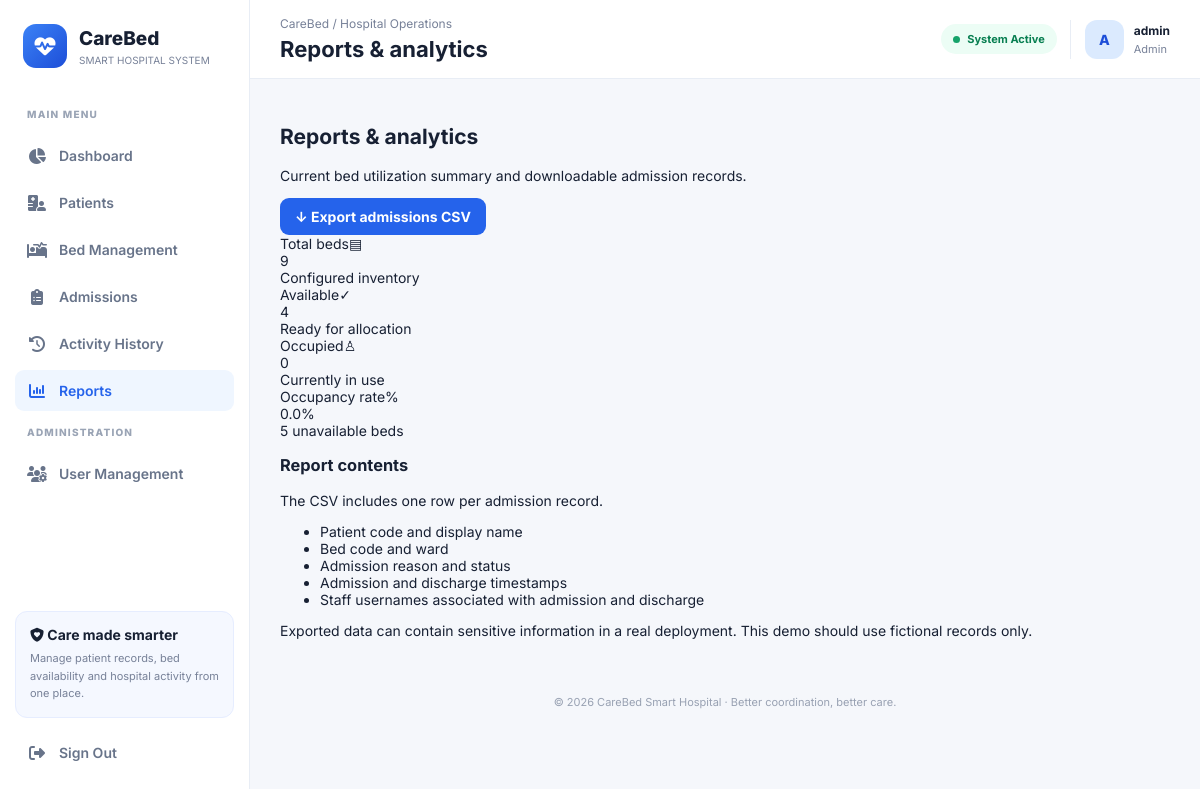
Screenshot of /reports (signed in) with the database file from the repository.
### app.py (models this page shows, shortened)
class User(UserMixin, db.Model):
    id = db.Column(db.Integer, primary_key=True)
    username = db.Column(db.String(80), unique=True, nullable=False)
    password_hash = db.Column(db.String(255), nullable=False)
    role = db.Column(db.String(20), nullable=False, default="staff")
    created_at = db.Column(db.DateTime, default=datetime.utcnow)

### app.py (the view)
@app.route("/reports")
@roles_required("admin")
def reports():
    total = Bed.query.count()
    occupied = Bed.query.filter_by(status="Occupied").count()
    available = Bed.query.filter_by(status="Available").count()
    unavailable = Bed.query.filter_by(status="Unavailable").count()
    occupancy = round(occupied / total * 100, 1) if total else 0
    return render_template(
        "reports.html",
        total=total,
        occupied=occupied,
        available=available,
        unavailable=unavailable,
        occupancy=occupancy
    )

### app.py (called while the page is built)
@login_manager.user_loader
def load_user(user_id):
    return db.session.get(User, int(user_id))

def roles_required(*roles):
    def decorator(view):
        @wraps(view)
        @login_required
        def wrapped(*args, **kwargs):
            if current_user.role not in roles:
                abort(403)
            return view(*args, **kwargs)
        return wrapped
    return decorator

### templates/reports.html (shortened to what this page needs)
{% extends "base.html" %}
{% block page_heading %}Reports & analytics{% endblock %}
{% block content %}
<div class="section-intro"><div><h1>Reports & analytics</h1><p>Current bed utilization summary and downloadable admission records.</p></div><a class="btn btn-primary" href="{{ url_for('export_report') }}">↓ Export admissions CSV</a></div>
<div class="metric-grid">
<div class="metric-card"><div class="metric-top"><span>Total beds</span><span class="metric-icon blue">▤</span></div><div class="metric-number">{{ total }}</div><div class="metric-foot">Configured inventory</div></div>
<div class="metric-card"><div class="metric-top"><span>Available</span><span class="metric-icon green">✓</span></div><div class="metric-number">{{ available }}</div><div class="metric-foot">Ready for allocation</div></div>
<div class="metric-card"><div class="metric-top"><span>Occupied</span><span class="metric-icon orange">♙</span></div><div class="metric-number">{{ occupied }}</div><div class="metric-foot">Currently in use</div></div>
<div class="metric-card"><div class="metric-top"><span>Occupancy rate</span><span class="metric-icon purple">%</span></div><div class="metric-number">{{ occupancy }}%</div><div class="metric-foot">{{ unavailable }} unavailable beds</div></div>
</div>
<div class="panel-card mt-4"><div class="panel-heading"><div><h3>Report contents</h3><p>The CSV includes one row per admission record.</p></div></div><ul class="report-list"><li>Patient code and display name</li><li>Bed code and ward</li><li>Admission reason and status</li><li>Admission and discharge timestamps</li><li>Staff usernames associated with admission and discharge</li></ul><div class="alert alert-info mt-3 mb-0">Exported data can contain sensitive information in a real deployment. This demo should use fictional records only.</div></div>
{% endblock %}

### templates/base.html (shortened to what this page needs)
<!DOCTYPE html>
<html lang="en">
<head>
    <link rel="stylesheet" href="https://cdnjs.cloudflare.com/ajax/libs/font-awesome/6.5.2/css/all.min.css">
</head>
<body>
    {% set ep = request.endpoint or '' %}
    <aside class="sidebar">
        <a class="brand"
           href="{{ url_for('dashboard') if current_user.is_authenticated else url_for('login') }}">
            <div class="brand-icon">
                <i class="fa-solid fa-heart-pulse"></i>
            </div>
            <div>
                <div class="brand-name">CareBed</div>
                <div class="brand-sub">SMART HOSPITAL SYSTEM</div>
            </div>
        </a>
        {% if current_user.is_authenticated %}
        <div class="nav-label">MAIN MENU</div>
        <nav>
            <a class="nav-link {{ 'active' if ep == 'dashboard' else '' }}"
               href="{{ url_for('dashboard') }}">
                <i class="fa-solid fa-chart-pie"></i> Dashboard
            </a>
            <a class="nav-link {{ 'active' if ep in ['patients', 'edit_patient'] else '' }}"
               href="{{ url_for('patients') }}">
                <i class="fa-solid fa-hospital-user"></i> Patients
            </a>
            <a class="nav-link {{ 'active' if ep in ['beds', 'toggle_bed'] else '' }}"
               href="{{ url_for('beds') }}">
                <i class="fa-solid fa-bed-pulse"></i> Bed Management
            </a>
            <a class="nav-link {{ 'active' if ep in ['admissions', 'discharge'] else '' }}"
               href="{{ url_for('admissions') }}">
                <i class="fa-solid fa-clipboard-list"></i> Admissions
            </a>
            <a class="nav-link {{ 'active' if ep == 'history' else '' }}"
               href="{{ url_for('history') }}">
                <i class="fa-solid fa-clock-rotate-left"></i> Activity History
            </a>
            {% if current_user.role == 'admin' %}
            <a class="nav-link {{ 'active' if ep in ['reports', 'export_report'] else '' }}"
               href="{{ url_for('reports') }}">
                <i class="fa-solid fa-chart-column"></i> Reports
            </a>
            <div class="nav-label">ADMINISTRATION</div>
            <a class="nav-link {{ 'active' if ep == 'users' else '' }}"
               href="{{ url_for('users') }}">
                <i class="fa-solid fa-users-gear"></i> User Management
            </a>
            {% endif %}
        </nav>
        {% endif %}
        <div class="sidebar-bottom">
            {% if current_user.is_authenticated %}
            <div class="sidebar-note">
                <strong><i class="fa-solid fa-shield-heart"></i> Care made smarter</strong>
                <p>Manage patient records, bed availability and hospital activity from one place.</p>
            </div>
            <form class="logout-form" method="POST" action="{{ url_for('logout') }}">
                <button type="submit" class="nav-link logout-button">
                    <i class="fa-solid fa-right-from-bracket"></i> Sign Out
                </button>
            </form>
            {% endif %}
        </div>
    </aside>
    <main class="main">
        <header class="topbar">
            <div>
                <div class="topbar-caption">CareBed / Hospital Operations</div>
                <h1>{% block page_heading %}Hospital Overview{% endblock %}</h1>
            </div>
            <div class="topbar-right">
                {% if current_user.is_authenticated %}
                <span class="status-pill">
                    <span class="status-dot"></span> System Active
                </span>
                <div class="profile">
                    <div class="avatar">
                        {{ (current_user.username or 'U')[0]|upper }}
                    </div>
                    <div>
                        <div class="profile-name">{{ current_user.username }}</div>
                        <div class="profile-role">
                            {{ current_user.role|default('Staff', true)|title }}
                        </div>
                    </div>
                </div>
                {% else %}
                <a class="btn btn-primary" href="{{ url_for('login') }}">
                    <i class="fa-solid fa-right-to-bracket"></i> Sign In
                </a>
                {% endif %}
            </div>
        </header>
        <section class="page-content">
            {% block content %}{% endblock %}
        </section>
        <footer class="footer">
            &copy; 2026 CareBed Smart Hospital · Better coordination, better care.
        </footer>
    </main>
</body>
</html>

### templates/base.html (style rules this page uses)
:root { --primary: #2563eb; --primary-dark: #1d4ed8; --primary-light: #eff6ff; --background: #f5f7fb; --surface: #ffffff; --text: #172033; --muted: #778198; --border: #e8edf5; --sidebar-width: 250px; }
* { box-sizing: border-box; }
html, body { margin: 0; min-height: 100%; width: 100%; }
body { font-family: 'Inter', Arial, sans-serif; background: var(--background); color: var(--text); font-size: 14px; }
a { color: inherit; text-decoration: none; }
.sidebar { width: var(--sidebar-width); position: fixed; top: 0; left: 0; bottom: 0; background: white; border-right: 1px solid var(--border); padding: 24px 15px; display: flex; flex-direction: column; z-index: 100; overflow-y: auto; }
.brand { display: flex; align-items: center; gap: 12px; padding: 0 8px 28px; }
.brand-icon { height: 44px; width: 44px; flex-shrink: 0; display: grid; place-items: center; border-radius: 13px; color: white; background: linear-gradient(135deg, #3b82f6, #1d4ed8); font-size: 21px; }
.brand-name { font-size: 19px; font-weight: 800; }
.brand-sub { color: var(--muted); font-size: 10px; margin-top: 4px; }
.nav-label { color: #9aa4b5; font-size: 10px; font-weight: 800; letter-spacing: 1.2px; padding: 12px; }
.sidebar nav { display: flex; flex-direction: column; }
.nav-link { display: flex; align-items: center; gap: 12px; width: 100%; padding: 12px; margin: 3px 0; border: 0; border-radius: 9px; background: transparent; color: #68748a; font: inherit; font-weight: 600; text-align: left; cursor: pointer; }
.nav-link i { width: 20px; text-align: center; font-size: 16px; }
.nav-link:hover, .nav-link.active { background: var(--primary-light); color: var(--primary); }
.sidebar-bottom { margin-top: auto; padding-top: 15px; }
.sidebar-note { padding: 14px; background: #f5f8ff; border: 1px solid #e6edff; border-radius: 12px; margin-bottom: 14px; }
.sidebar-note strong { display: block; margin-bottom: 7px; }
.sidebar-note p { color: var(--muted); font-size: 11px; line-height: 1.6; margin: 0; }
.logout-form { margin: 0; }
.main { width: calc(100% - var(--sidebar-width)); min-width: 0; min-height: 100vh; margin-left: var(--sidebar-width); }
.topbar { min-height: 78px; padding: 16px 30px; background: #ffffff; border-bottom: 1px solid var(--border); display: flex; align-items: center; justify-content: space-between; gap: 16px; position: sticky; top: 0; z-index: 50; }
.topbar-caption { color: var(--muted); font-size: 12px; margin-bottom: 5px; }
.topbar h1 { font-size: 22px; margin: 0; }
.topbar-right { display: flex; align-items: center; gap: 13px; }
.status-pill { display: inline-flex; align-items: center; gap: 7px; border-radius: 30px; padding: 8px 12px; background: #ecfdf5; color: #087f51; font-size: 11px; font-weight: 700; }
.status-dot { width: 7px; height: 7px; border-radius: 50%; background: #16a36a; }
.profile { display: flex; align-items: center; gap: 10px; padding-left: 14px; border-left: 1px solid var(--border); }
.avatar { width: 39px; height: 39px; border-radius: 12px; display: grid; place-items: center; color: #1d4ed8; background: #dbeafe; font-weight: 800; }
.profile-name { font-size: 12px; font-weight: 700; }
.profile-role { font-size: 11px; color: var(--muted); margin-top: 4px; }
.btn { display: inline-flex; align-items: center; justify-content: center; gap: 8px; padding: 10px 15px; border: 0; border-radius: 9px; font: inherit; font-weight: 700; cursor: pointer; }
.btn-primary { background: var(--primary); color: white; }
.page-content { display: block; width: 100%; max-width: none; margin: 0; padding: 28px 30px 38px; }
.footer { padding: 18px 30px 24px; color: #98a1b2; font-size: 11px; text-align: center; }

### rows the page displays
User: username "A", username "admin", role "Admin"

### other values shown
{{ total }} "9"
{{ available }} "4"
{{ occupied }} "0"
{{ occupancy }} "0.0"
{{ unavailable }} "5"
